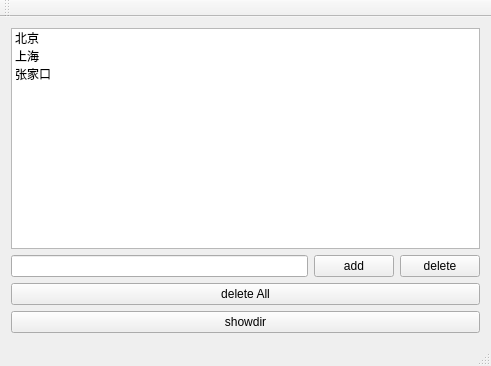
<?xml version="1.0" encoding="UTF-8"?>
<ui version="4.0">
 <class>MainWindow</class>
 <widget class="QMainWindow" name="MainWindow">
  <property name="geometry">
   <rect>
    <x>0</x>
    <y>0</y>
    <width>491</width>
    <height>366</height>
   </rect>
  </property>
  <property name="windowTitle">
   <string>MainWindow</string>
  </property>
  <widget class="QWidget" name="centralWidget">
   <layout class="QVBoxLayout" name="verticalLayout_2">
    <item>
     <layout class="QVBoxLayout" name="verticalLayout">
      <item>
       <widget class="QListWidget" name="listWidget">
        <item>
         <property name="text">
          <string>北京</string>
         </property>
         <property name="icon">
          <iconset resource="res.qrc">
           <normaloff>:/new/images/images/circle_triangle_right.png</normaloff>:/new/images/images/circle_triangle_right.png</iconset>
         </property>
        </item>
        <item>
         <property name="text">
          <string>上海</string>
         </property>
         <property name="icon">
          <iconset resource="res.qrc">
           <normaloff>:/new/images/images/circle_triangle_right.png</normaloff>:/new/images/images/circle_triangle_right.png</iconset>
         </property>
        </item>
        <item>
         <property name="text">
          <string>张家口</string>
         </property>
         <property name="icon">
          <iconset resource="res.qrc">
           <normaloff>:/new/images/images/circle_triangle_right.png</normaloff>:/new/images/images/circle_triangle_right.png</iconset>
         </property>
        </item>
       </widget>
      </item>
      <item>
       <layout class="QHBoxLayout" name="horizontalLayout">
        <item>
         <widget class="QLineEdit" name="lineEdit"/>
        </item>
        <item>
         <widget class="QPushButton" name="addButton">
          <property name="text">
           <string>add</string>
          </property>
         </widget>
        </item>
        <item>
         <widget class="QPushButton" name="deleteButton">
          <property name="text">
           <string>delete</string>
          </property>
         </widget>
        </item>
       </layout>
      </item>
      <item>
       <widget class="QPushButton" name="deleteAllButton">
        <property name="text">
         <string>delete All</string>
        </property>
       </widget>
      </item>
      <item>
       <widget class="QPushButton" name="showDirButton">
        <property name="text">
         <string>showdir</string>
        </property>
       </widget>
      </item>
     </layout>
    </item>
   </layout>
  </widget>
  <widget class="QMenuBar" name="menuBar">
   <property name="geometry">
    <rect>
     <x>0</x>
     <y>0</y>
     <width>491</width>
     <height>25</height>
    </rect>
   </property>
  </widget>
  <widget class="QToolBar" name="mainToolBar">
   <attribute name="toolBarArea">
    <enum>TopToolBarArea</enum>
   </attribute>
   <attribute name="toolBarBreak">
    <bool>false</bool>
   </attribute>
  </widget>
  <widget class="QStatusBar" name="statusBar"/>
 </widget>
 <layoutdefault spacing="6" margin="11"/>
 <resources>
  <include location="res.qrc"/>
 </resources>
 <connections/>
</ui>
